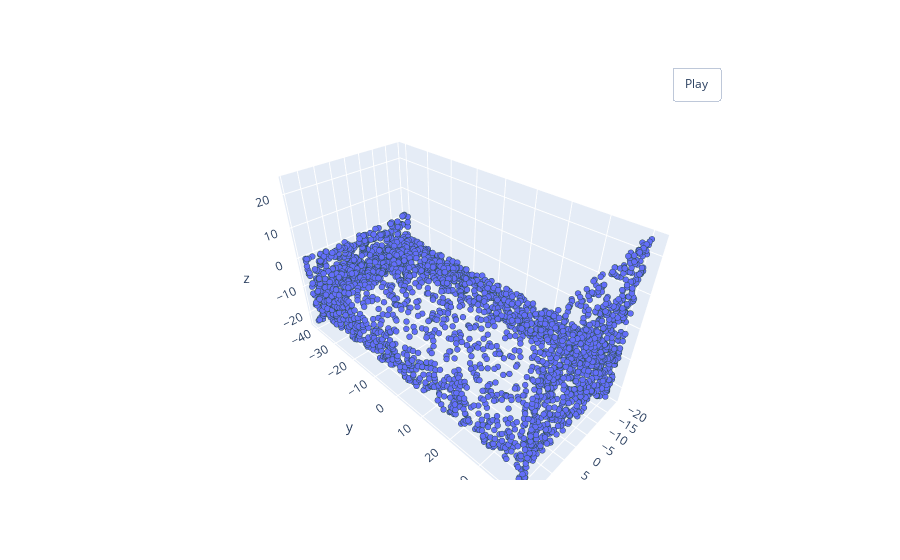

Notebook code cell kept with this figure:
### Code cell
pcshow(*pointcloud.T)

### Figure 1 — Plotly figure (JSON) as saved in the notebook; plotly's stock layout.template omitted (floating-point values rounded to 4 significant figures; data arrays with more than 128 entries replaced by an {"elided": "..."} marker saying what was removed)
{"data": [{"marker": {"line": {"color": "DarkSlateGrey", "width": 2}, "size": 2}, "mode": "markers", "type": "scatter3d", "x": {"elided": "3000 float values"}, "y": {"elided": "3000 float values"}, "z": {"elided": "3000 float values"}}], "layout": {"updatemenus": [{"buttons": [{"args": [null, {"frame": {"duration": 50, "redraw": true}, "fromcurrent": true, "mode": "immediate", "transition": {"duration": 0}}], "label": "Play", "method": "animate"}], "pad": {"r": 10, "t": 45}, "showactive": false, "type": "buttons", "x": 0.8, "xanchor": "left", "y": 1, "yanchor": "bottom"}]}}
